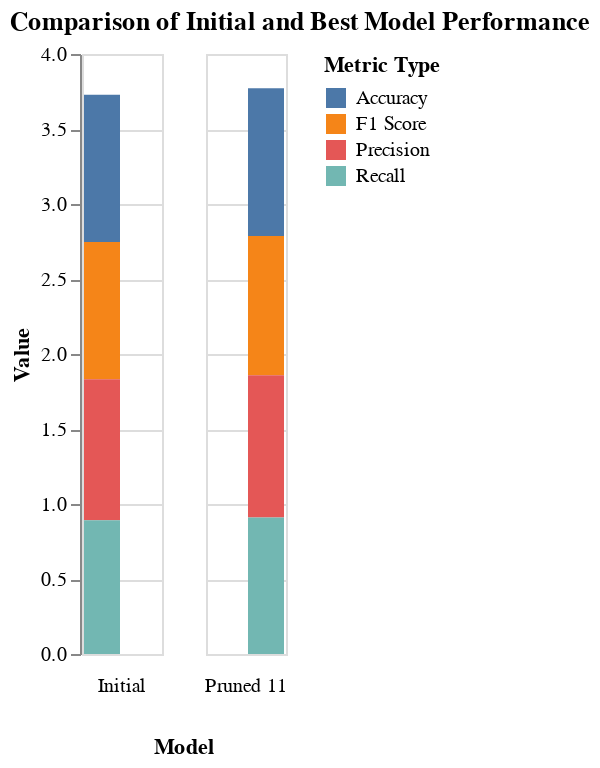

Write notebook code for a chart like this one.
### Code cell
# Plot results
# Melt the DataFrame to long format
df_melted = final_result.melt(id_vars='Model', var_name='Metric_Type', value_name='Value')

# Create the grouped bar chart
chart = alt.Chart(df_melted).mark_bar().encode(
    # Map 'Model' to the x-axis and do not display the axis labels
    x=alt.X('Model', axis=None),
    # Map 'Value' to the y-axis to represent the metric values
    y=alt.Y('Value'),
    # Use 'Metric_Type' to color-code the bars
    color=alt.Color('Metric_Type', title='Metric Type'),
    # Add tooltips to display information on hover
    tooltip=['Model', 'Metric_Type', 'Value']
).properties(
    # Set the title of the chart
    title='Comparison of Initial and Best Model Performance'
).configure_header(
    # Set the orientation of the header labels to be horizontal
    labelOrient="bottom",
    # Set the position of the header labels to be at the bottom of the chart
    titleOrient="bottom"
).encode(
    # Add x-axis labels for each group at the bottom of the chart
    column=alt.Column('Model', header=alt.Header(titleOrient="bottom", labelOrient="bottom"))
).interactive()  # Enable interactivity for zooming and panning

# Display the chart in Colab
chart

### Figure 1 — Vega-Lite specification as saved in the notebook (floating-point values rounded to 4 significant figures)
{"config": {"view": {"continuousWidth": 300, "continuousHeight": 300}, "header": {"labelOrient": "bottom", "titleOrient": "bottom"}}, "data": {"name": "data-5e19f282f83eb63940dcafcb863b5147"}, "mark": {"type": "bar"}, "encoding": {"color": {"field": "Metric_Type", "title": "Metric Type", "type": "nominal"}, "column": {"field": "Model", "header": {"labelOrient": "bottom", "titleOrient": "bottom"}, "type": "nominal"}, "tooltip": [{"field": "Model", "type": "nominal"}, {"field": "Metric_Type", "type": "nominal"}, {"field": "Value", "type": "quantitative"}], "x": {"axis": null, "field": "Model", "type": "nominal"}, "y": {"field": "Value", "type": "quantitative"}}, "params": [{"name": "param_3", "select": {"type": "interval", "encodings": ["x", "y"]}, "bind": "scales"}], "title": "Comparison of Initial and Best Model Performance", "$schema": "https://vega.github.io/schema/vega-lite/v5.20.1.json", "datasets": {"data-5e19f282f83eb63940dcafcb863b5147": [{"Model": "Initial", "Metric_Type": "F1 Score", "Value": 0.915}, {"Model": "Pruned 11", "Metric_Type": "F1 Score", "Value": 0.9286}, {"Model": "Initial", "Metric_Type": "Precision", "Value": 0.9396}, {"Model": "Pruned 11", "Metric_Type": "Precision", "Value": 0.947}, {"Model": "Initial", "Metric_Type": "Recall", "Value": 0.8917}, {"Model": "Pruned 11", "Metric_Type": "Recall", "Value": 0.9108}, {"Model": "Initial", "Metric_Type": "Accuracy", "Value": 0.9827}, {"Model": "Pruned 11", "Metric_Type": "Accuracy", "Value": 0.9853}]}}
